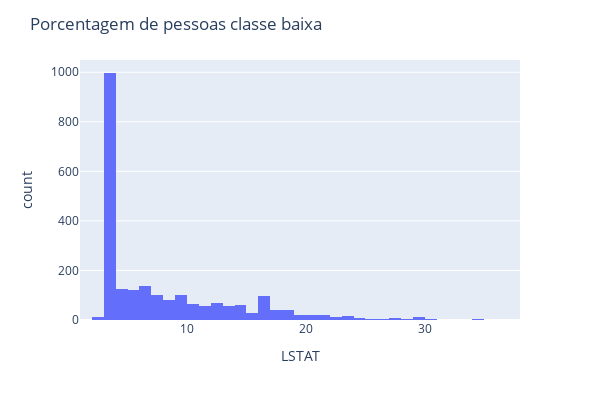

Write notebook code for a chart like this one.
### Code cell
hist = px.histogram(df, x = "LSTAT", nbins = 60)
hist.update_layout(width = 600, height = 400, title_text = "Porcentagem de pessoas classe baixa")
hist.show()

### Figure 1 — Plotly figure (JSON) as saved in the notebook; plotly's stock layout.template omitted (floating-point values rounded to 4 significant figures; data arrays with more than 128 entries replaced by an {"elided": "..."} marker saying what was removed)
{"data": [{"alignmentgroup": "True", "bingroup": "x", "hovertemplate": "LSTAT=%{x}<br>count=%{y}<extra></extra>", "legendgroup": "", "marker": {"color": "#636efa", "pattern": {"shape": ""}}, "name": "", "nbinsx": 60, "offsetgroup": "", "orientation": "v", "showlegend": false, "type": "histogram", "x": {"elided": "2340 float values"}, "xaxis": "x", "yaxis": "y"}], "layout": {"barmode": "relative", "height": 400, "legend": {"tracegroupgap": 0}, "margin": {"t": 60}, "title": {"text": "Porcentagem de pessoas classe baixa"}, "width": 600, "xaxis": {"anchor": "y", "domain": [0, 1], "title": {"text": "LSTAT"}}, "yaxis": {"anchor": "x", "domain": [0, 1], "title": {"text": "count"}}}}
